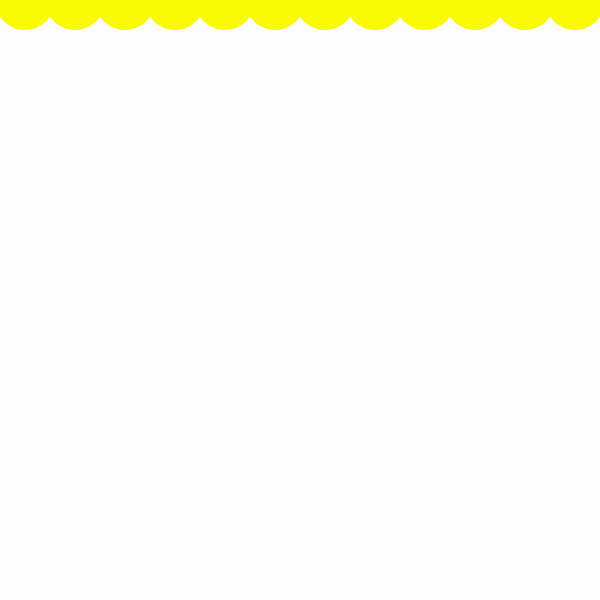
Frame 1 (no input)
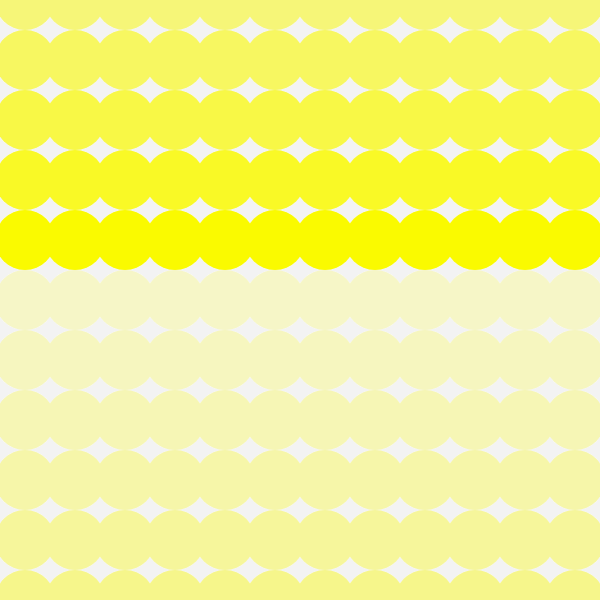
Frame 60 (no input)
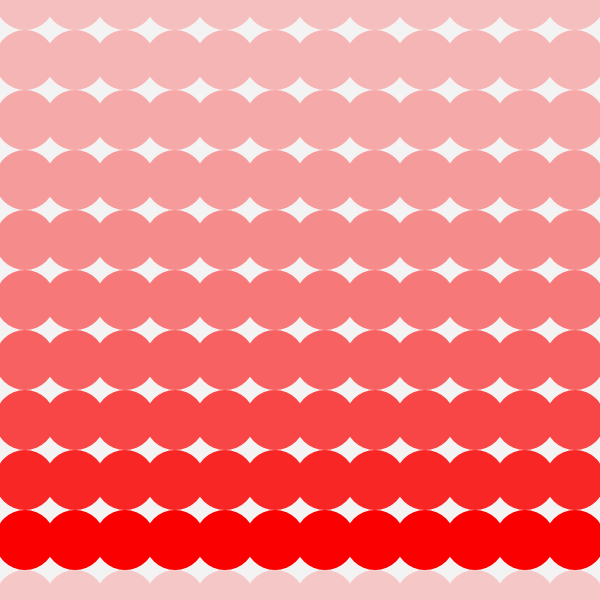
Frame 120 (the mouse pressed at the canvas centre since frame 60)

The p5.js sketch that drew these frames (run headless with seeded random() and noise() and a simulated clock; from frame 60 on, the mouse is pressed at the canvas centre):

// p5.js sketch
// ── sketch.js
// DM2008 — Activity 2b [Guided]
// Pattern Making (40 min)
//
// Use a for loop to draw a repeating row of shapes.
// Add a condition to introduce variation — alternating color, size, or spacing.
// Then add one interaction (mouse or key) that changes the rule.
//
// Stretch: try a second row, or turn your row into a 2D grid.

let y = 0;

function setup() {
  createCanvas(600, 600);
  frameRate(24);
}

function draw() {
  background(240, 40);

  for (let i = 0; i < width; i += 50) {
    // % (modulo) alternates between 0 and non-zero — good for switching every other shape
    if (mouseIsPressed) {
      fill(250, 0, i % 10)
    } else if (i % 100 == 0,250,250) {
      noStroke();
      fill(250,250,0);
    } else {
      fill(0);
    }
    // --- Your shape goes here ---
    // Try swapping this out for your own rule.
    if (keyIsPressed) {
      rectMode(CENTER);
      fill(0,128,128);
      rect(i + 25, y, 250);
    } else {
      ellipse(i + 25, y, 60);
    }
  }

  y += height * 0.1;
  if (y > height) {
    y = 0;
  }
}
